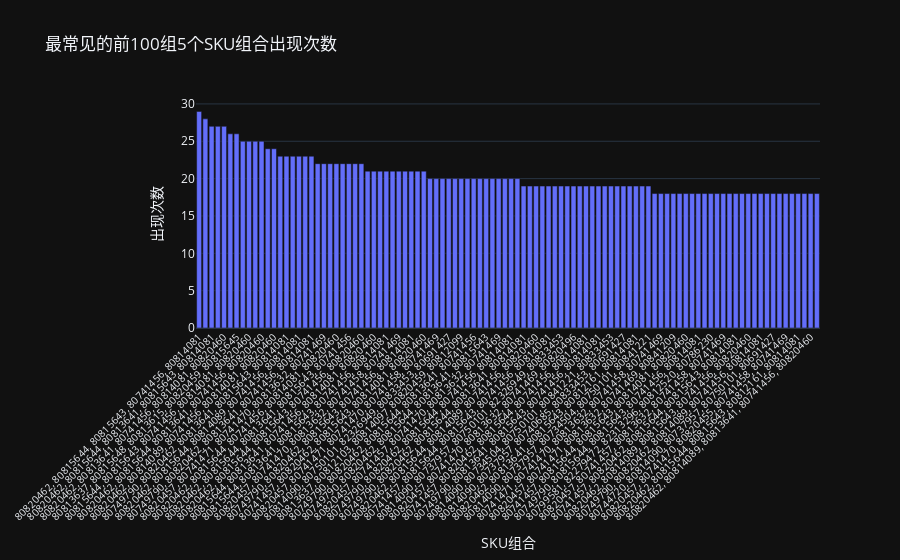

The code cell stored with this chart in its notebook:
### Code cell
import plotly.express as px

# 选择出现次数最多的前20个SKU组合进行可视化
top_n = 100
top_combinations_df = sku_combination_df.head(top_n)

# 将SKU组合列合并为字符串，方便展示
top_combinations_df['combination_str'] = top_combinations_df[[f'sku_{i+1}' for i in range(n)]].agg(', '.join, axis=1)

fig = px.bar(
    top_combinations_df,
    x='combination_str',
    y='combination_count',
    title=f'最常见的前{top_n}组{n}个SKU组合出现次数',
    labels={'combination_str': 'SKU组合', 'combination_count': '出现次数'}
)

fig.update_layout(
    xaxis_tickangle=-45,
    xaxis_tickfont_size=10,
    yaxis_title='出现次数',
    margin=dict(b=150)  # 底部留出空间以防标签重叠
)

fig.show()
